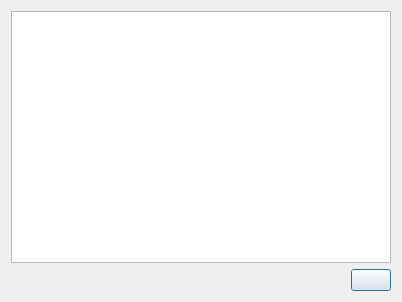
<?xml version="1.0" encoding="UTF-8"?>
<ui version="4.0">
 <class>LogCollector</class>
 <widget class="QDialog" name="LogCollector">
  <property name="geometry">
   <rect>
    <x>0</x>
    <y>0</y>
    <width>402</width>
    <height>302</height>
   </rect>
  </property>
  <property name="windowTitle">
   <string>Dialog</string>
  </property>
  <layout class="QVBoxLayout" name="verticalLayout">
   <item>
    <widget class="QListWidget" name="logList">
     <property name="autoScroll">
      <bool>false</bool>
     </property>
     <property name="editTriggers">
      <set>QAbstractItemView::NoEditTriggers</set>
     </property>
     <property name="selectionMode">
      <enum>QAbstractItemView::SingleSelection</enum>
     </property>
     <property name="isWrapping" stdset="0">
      <bool>false</bool>
     </property>
    </widget>
   </item>
   <item>
    <layout class="QHBoxLayout" name="horizontalLayout">
     <item>
      <spacer name="horizontalSpacer">
       <property name="orientation">
        <enum>Qt::Horizontal</enum>
       </property>
       <property name="sizeHint" stdset="0">
        <size>
         <width>40</width>
         <height>20</height>
        </size>
       </property>
      </spacer>
     </item>
     <item>
      <widget class="QPushButton" name="closeButton">
       <property name="text">
        <string/>
       </property>
      </widget>
     </item>
    </layout>
   </item>
  </layout>
 </widget>
 <resources/>
 <connections/>
</ui>
